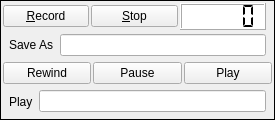
<?xml version="1.0" encoding="UTF-8"?>
<ui version="4.0">
 <class>QDVRWidget</class>
 <widget class="QFrame" name="QDVRWidget">
  <property name="geometry">
   <rect>
    <x>0</x>
    <y>0</y>
    <width>275</width>
    <height>120</height>
   </rect>
  </property>
  <property name="minimumSize">
   <size>
    <width>275</width>
    <height>120</height>
   </size>
  </property>
  <property name="font">
   <font>
    <family>Arial</family>
   </font>
  </property>
  <property name="windowTitle">
   <string>QDVRWidget</string>
  </property>
  <property name="statusTip">
   <string>Video Recorder</string>
  </property>
  <property name="frameShape">
   <enum>QFrame::Box</enum>
  </property>
  <layout class="QVBoxLayout" name="verticalLayout">
   <property name="spacing">
    <number>1</number>
   </property>
   <property name="leftMargin">
    <number>2</number>
   </property>
   <property name="topMargin">
    <number>2</number>
   </property>
   <property name="rightMargin">
    <number>2</number>
   </property>
   <property name="bottomMargin">
    <number>4</number>
   </property>
   <item>
    <widget class="QWidget" name="widgetRecord" native="true">
     <layout class="QHBoxLayout" name="horizontalLayout_2">
      <property name="spacing">
       <number>2</number>
      </property>
      <property name="leftMargin">
       <number>0</number>
      </property>
      <property name="topMargin">
       <number>0</number>
      </property>
      <property name="rightMargin">
       <number>6</number>
      </property>
      <property name="bottomMargin">
       <number>0</number>
      </property>
      <item>
       <widget class="QPushButton" name="recordButton">
        <property name="statusTip">
         <string>Record video</string>
        </property>
        <property name="text">
         <string>&amp;Record</string>
        </property>
        <property name="icon">
         <iconset resource="icons.qrc">
          <normaloff>:/icons/icons/media-record.svg</normaloff>:/icons/icons/media-record.svg</iconset>
        </property>
        <property name="shortcut">
         <string>R</string>
        </property>
       </widget>
      </item>
      <item>
       <widget class="QPushButton" name="stopButton">
        <property name="statusTip">
         <string>Stop recording</string>
        </property>
        <property name="text">
         <string>&amp;Stop</string>
        </property>
        <property name="icon">
         <iconset resource="icons.qrc">
          <normaloff>:/icons/icons/media-playback-stop.svg</normaloff>:/icons/icons/media-playback-stop.svg</iconset>
        </property>
        <property name="shortcut">
         <string>S</string>
        </property>
       </widget>
      </item>
      <item>
       <widget class="QLCDNumber" name="frameNumber">
        <property name="autoFillBackground">
         <bool>false</bool>
        </property>
        <property name="styleSheet">
         <string notr="true">QLCDNumber{
    color: rgb(0, 0, 0);    
    background-color: rgb(255, 255, 255);
}</string>
        </property>
        <property name="segmentStyle">
         <enum>QLCDNumber::Flat</enum>
        </property>
       </widget>
      </item>
     </layout>
    </widget>
   </item>
   <item>
    <widget class="QWidget" name="widgetSaveFile" native="true">
     <layout class="QHBoxLayout" name="horizontalLayout_3">
      <property name="spacing">
       <number>6</number>
      </property>
      <property name="leftMargin">
       <number>6</number>
      </property>
      <property name="topMargin">
       <number>0</number>
      </property>
      <property name="rightMargin">
       <number>6</number>
      </property>
      <property name="bottomMargin">
       <number>0</number>
      </property>
      <item>
       <widget class="QLabel" name="saveLabel">
        <property name="text">
         <string>Save As</string>
        </property>
        <property name="buddy">
         <cstring>saveEdit</cstring>
        </property>
       </widget>
      </item>
      <item>
       <widget class="QLineEdit" name="saveEdit">
        <property name="statusTip">
         <string>Video file name</string>
        </property>
        <property name="readOnly">
         <bool>true</bool>
        </property>
       </widget>
      </item>
     </layout>
    </widget>
   </item>
   <item>
    <widget class="QWidget" name="widgetPlay" native="true">
     <layout class="QHBoxLayout" name="horizontalLayout_4">
      <property name="spacing">
       <number>2</number>
      </property>
      <property name="leftMargin">
       <number>0</number>
      </property>
      <property name="topMargin">
       <number>1</number>
      </property>
      <property name="rightMargin">
       <number>0</number>
      </property>
      <property name="bottomMargin">
       <number>1</number>
      </property>
      <item>
       <widget class="QPushButton" name="rewindButton">
        <property name="statusTip">
         <string>Rewind video file</string>
        </property>
        <property name="text">
         <string>Rewind</string>
        </property>
        <property name="icon">
         <iconset resource="icons.qrc">
          <normaloff>:/icons/icons/media-skip-backward.svg</normaloff>:/icons/icons/media-skip-backward.svg</iconset>
        </property>
       </widget>
      </item>
      <item>
       <widget class="QPushButton" name="pauseButton">
        <property name="statusTip">
         <string>Pause video playback</string>
        </property>
        <property name="text">
         <string>Pause</string>
        </property>
        <property name="icon">
         <iconset resource="icons.qrc">
          <normaloff>:/icons/icons/media-playback-pause.svg</normaloff>:/icons/icons/media-playback-pause.svg</iconset>
        </property>
       </widget>
      </item>
      <item>
       <widget class="QPushButton" name="playButton">
        <property name="statusTip">
         <string>Play video file</string>
        </property>
        <property name="text">
         <string>Play</string>
        </property>
        <property name="icon">
         <iconset resource="icons.qrc">
          <normaloff>:/icons/icons/media-playback-start.svg</normaloff>:/icons/icons/media-playback-start.svg</iconset>
        </property>
       </widget>
      </item>
     </layout>
    </widget>
   </item>
   <item>
    <widget class="QWidget" name="widgetPlayFile" native="true">
     <layout class="QHBoxLayout" name="horizontalLayout_5">
      <property name="spacing">
       <number>6</number>
      </property>
      <property name="leftMargin">
       <number>6</number>
      </property>
      <property name="topMargin">
       <number>0</number>
      </property>
      <property name="rightMargin">
       <number>6</number>
      </property>
      <property name="bottomMargin">
       <number>0</number>
      </property>
      <item>
       <widget class="QLabel" name="labelPlayFile">
        <property name="text">
         <string>Play</string>
        </property>
        <property name="buddy">
         <cstring>playEdit</cstring>
        </property>
       </widget>
      </item>
      <item>
       <widget class="QLineEdit" name="playEdit">
        <property name="statusTip">
         <string>Video file</string>
        </property>
        <property name="readOnly">
         <bool>true</bool>
        </property>
       </widget>
      </item>
     </layout>
    </widget>
   </item>
  </layout>
 </widget>
 <resources>
  <include location="icons.qrc"/>
 </resources>
 <connections/>
</ui>
